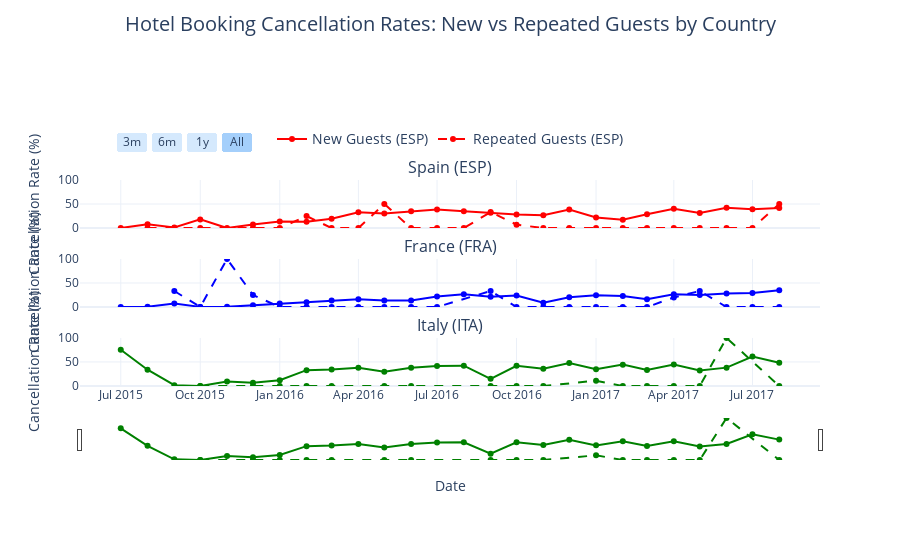

Notebook code for this chart:
### Code cell
import pandas as pd
import plotly.graph_objects as go
from plotly.subplots import make_subplots

# DATA PREP
# Create a datetime column for better plotting
bookings_df['date'] = pd.to_datetime(bookings_df['ArrivalDateYear'].astype(str) + '-' + 
                           bookings_df['ArrivalDateMonth'] + '-01')

# Function to calculate cancellation rates by country and guest type
def calculate_cancellation_by_country(df):
    # Group by country, date and repeated guest status
    result = df.groupby(['Country', 'date', 'IsRepeatedGuest']).agg({
        'IsCanceled': ['count', 'sum']
    }).reset_index()
    
    # Flatten the multi-index and rename columns
    result.columns = ['Country', 'date', 'IsRepeatedGuest', 'total_bookings', 'total_cancellations']
    
    # Calculate cancellation rate
    result['cancellation_rate'] = (result['total_cancellations'] / 
                                   result['total_bookings'] * 100)
    return result

# Calculate stats
cancellation_stats = calculate_cancellation_by_country(bookings_df)

# Create a figure with subplots - one row for each country
fig = make_subplots(
    rows=3, 
    cols=1,
    shared_xaxes=True,
    subplot_titles=("Spain (ESP)", "France (FRA)", "Italy (ITA)"),
    vertical_spacing=0.15  # Increased spacing between subplots
)

# Countries with specific colors as requested
countries = ['ESP', 'FRA', 'ITA']
country_colors = {'ESP': 'red', 'FRA': 'blue', 'ITA': 'green'}

# Add traces for each country in separate subplots
for i, country in enumerate(countries, 1):
    # Get data for new guests (IsRepeatedGuest = 0)
    new_data = cancellation_stats[
        (cancellation_stats['Country'] == country) & 
        (cancellation_stats['IsRepeatedGuest'] == 0)
    ]
    
    # Get data for repeated guests (IsRepeatedGuest = 1)
    repeated_data = cancellation_stats[
        (cancellation_stats['Country'] == country) & 
        (cancellation_stats['IsRepeatedGuest'] == 1)
    ]
    
    # Add trace for new guests - solid line
    fig.add_trace(
        go.Scatter(
            x=new_data['date'],
            y=new_data['cancellation_rate'],
            name=f'New Guests ({country})' if i == 1 else None,
            showlegend=i==1,
            mode='lines+markers',
            line=dict(color=country_colors[country], width=2, dash='solid'),  # Solid line
            marker=dict(size=6),
            hovertemplate='Date: %{x}<br>Cancellation Rate: %{y:.1f}%<extra></extra>'
        ),
        row=i, col=1
    )
    
    # Add trace for repeated guests - dashed line as requested
    fig.add_trace(
        go.Scatter(
            x=repeated_data['date'],
            y=repeated_data['cancellation_rate'],
            name=f'Repeated Guests ({country})' if i == 1 else None,
            showlegend=i==1,
            mode='lines+markers',
            line=dict(color=country_colors[country], width=2, dash='dash'),  # Dashed line 
            marker=dict(size=6),
            hovertemplate='Date: %{x}<br>Cancellation Rate: %{y:.1f}%<extra></extra>'
        ),
        row=i, col=1
    )
    
    # Update y-axis label
    fig.update_yaxes(title_text="Cancellation Rate (%)", row=i, col=1, range=[0, 100])

# Move filter buttons to more prominent position
fig.update_xaxes(
    rangeslider_visible=True,
    rangeselector=dict(
        buttons=list([
            dict(count=3, label="3m", step="month", stepmode="backward"),
            dict(count=6, label="6m", step="month", stepmode="backward"),
            dict(count=1, label="1y", step="year", stepmode="backward"),
            dict(step="all", label="All")
        ]),
        y=1.1,  # Position higher up
        x=0.05,
        bgcolor='rgba(150, 200, 250, 0.4)',  # Light blue background
        font=dict(size=12)
    ),
    row=3, col=1
)

# Update shared x-axis title
fig.update_xaxes(title_text="Date", row=3, col=1)

# Update the legend positioning in your fig.update_layout section:
fig.update_layout(
    title=dict(
        text='Hotel Booking Cancellation Rates: New vs Repeated Guests by Country',
        x=0.5,
        xanchor='center',
        y=0.97,  # Move title up
        font=dict(size=20)  # Larger title font
    ),
    hovermode='x unified',
    legend=dict(
        orientation="h",
        yanchor="bottom",
        y=1.12,  # Increased from 1.08 to move legend higher
        xanchor="center",
        x=0.5,
        font=dict(size=14),
        bgcolor='rgba(255, 255, 255, 0.8)'
    ),
    template='plotly_white',
    height=900,  # Increased height for better spacing
    margin=dict(l=80, r=80, t=180, b=100),  # Increased top margin from 150 to 180
)

# Show plot
fig.show()

fig.write_html("loyalty_plot_v2.html")

### Figure 1 — Plotly figure (JSON) as saved in the notebook; plotly's stock layout.template omitted (floating-point values rounded to 4 significant figures)
{"data": [{"hovertemplate": "Date: %{x}<br>Cancellation Rate: %{y:.1f}%<extra></extra>", "line": {"color": "red", "dash": "solid", "width": 2}, "marker": {"size": 6}, "mode": "lines+markers", "name": "New Guests (ESP)", "showlegend": true, "type": "scatter", "x": ["2015-07-01T00:00:00", "2015-08-01T00:00:00", "2015-09-01T00:00:00", "2015-10-01T00:00:00", "2015-11-01T00:00:00", "2015-12-01T00:00:00", "2016-01-01T00:00:00", "2016-02-01T00:00:00", "2016-03-01T00:00:00", "2016-04-01T00:00:00", "2016-05-01T00:00:00", "2016-06-01T00:00:00", "2016-07-01T00:00:00", "2016-08-01T00:00:00", "2016-09-01T00:00:00", "2016-10-01T00:00:00", "2016-11-01T00:00:00", "2016-12-01T00:00:00", "2017-01-01T00:00:00", "2017-02-01T00:00:00", "2017-03-01T00:00:00", "2017-04-01T00:00:00", "2017-05-01T00:00:00", "2017-06-01T00:00:00", "2017-07-01T00:00:00", "2017-08-01T00:00:00"], "xaxis": "x", "y": [0, 8.065, 1.278, 18.06, 0, 7.512, 13.41, 12.99, 19.48, 33.08, 30.48, 34.98, 38.75, 35.18, 31.8, 28.03, 26.75, 38.4, 22.22, 17.52, 28.74, 40.15, 31.22, 42.18, 39.01, 41.77], "yaxis": "y"}, {"hovertemplate": "Date: %{x}<br>Cancellation Rate: %{y:.1f}%<extra></extra>", "line": {"color": "red", "dash": "dash", "width": 2}, "marker": {"size": 6}, "mode": "lines+markers", "name": "Repeated Guests (ESP)", "showlegend": true, "type": "scatter", "x": ["2015-08-01T00:00:00", "2015-09-01T00:00:00", "2015-10-01T00:00:00", "2015-12-01T00:00:00", "2016-01-01T00:00:00", "2016-02-01T00:00:00", "2016-03-01T00:00:00", "2016-04-01T00:00:00", "2016-05-01T00:00:00", "2016-06-01T00:00:00", "2016-07-01T00:00:00", "2016-08-01T00:00:00", "2016-09-01T00:00:00", "2016-10-01T00:00:00", "2016-11-01T00:00:00", "2016-12-01T00:00:00", "2017-01-01T00:00:00", "2017-02-01T00:00:00", "2017-03-01T00:00:00", "2017-04-01T00:00:00", "2017-05-01T00:00:00", "2017-06-01T00:00:00", "2017-07-01T00:00:00", "2017-08-01T00:00:00"], "xaxis": "x", "y": [0, 0, 0, 0, 0, 25, 0, 0, 50, 0, 0, 0, 33.33, 7.143, 0, 0, 0, 0, 0, 0, 0, 0, 0, 50], "yaxis": "y"}, {"hovertemplate": "Date: %{x}<br>Cancellation Rate: %{y:.1f}%<extra></extra>", "line": {"color": "blue", "dash": "solid", "width": 2}, "marker": {"size": 6}, "mode": "lines+markers", "showlegend": false, "type": "scatter", "x": ["2015-07-01T00:00:00", "2015-08-01T00:00:00", "2015-09-01T00:00:00", "2015-10-01T00:00:00", "2015-11-01T00:00:00", "2015-12-01T00:00:00", "2016-01-01T00:00:00", "2016-02-01T00:00:00", "2016-03-01T00:00:00", "2016-04-01T00:00:00", "2016-05-01T00:00:00", "2016-06-01T00:00:00", "2016-07-01T00:00:00", "2016-08-01T00:00:00", "2016-09-01T00:00:00", "2016-10-01T00:00:00", "2016-11-01T00:00:00", "2016-12-01T00:00:00", "2017-01-01T00:00:00", "2017-02-01T00:00:00", "2017-03-01T00:00:00", "2017-04-01T00:00:00", "2017-05-01T00:00:00", "2017-06-01T00:00:00", "2017-07-01T00:00:00", "2017-08-01T00:00:00"], "xaxis": "x2", "y": [0, 0.5556, 7.417, 0.3106, 0.4386, 3.535, 7.246, 10.03, 13.75, 16.37, 13.75, 13.58, 21.88, 26.37, 21.43, 23.92, 8.75, 20.14, 24.63, 22.77, 16.07, 26.76, 24.83, 28.24, 28.96, 34.99], "yaxis": "y2"}, {"hovertemplate": "Date: %{x}<br>Cancellation Rate: %{y:.1f}%<extra></extra>", "line": {"color": "blue", "dash": "dash", "width": 2}, "marker": {"size": 6}, "mode": "lines+markers", "showlegend": false, "type": "scatter", "x": ["2015-09-01T00:00:00", "2015-10-01T00:00:00", "2015-11-01T00:00:00", "2015-12-01T00:00:00", "2016-01-01T00:00:00", "2016-02-01T00:00:00", "2016-03-01T00:00:00", "2016-04-01T00:00:00", "2016-05-01T00:00:00", "2016-06-01T00:00:00", "2016-07-01T00:00:00", "2016-09-01T00:00:00", "2016-10-01T00:00:00", "2016-11-01T00:00:00", "2016-12-01T00:00:00", "2017-01-01T00:00:00", "2017-02-01T00:00:00", "2017-03-01T00:00:00", "2017-04-01T00:00:00", "2017-05-01T00:00:00", "2017-06-01T00:00:00", "2017-07-01T00:00:00", "2017-08-01T00:00:00"], "xaxis": "x2", "y": [33.33, 0, 100, 25, 0, 0, 0, 0, 0, 0, 0, 33.33, 0, 0, 0, 0, 0, 0, 20, 33.33, 0, 0, 0], "yaxis": "y2"}, {"hovertemplate": "Date: %{x}<br>Cancellation Rate: %{y:.1f}%<extra></extra>", "line": {"color": "green", "dash": "solid", "width": 2}, "marker": {"size": 6}, "mode": "lines+markers", "showlegend": false, "type": "scatter", "x": ["2015-07-01T00:00:00", "2015-08-01T00:00:00", "2015-09-01T00:00:00", "2015-10-01T00:00:00", "2015-11-01T00:00:00", "2015-12-01T00:00:00", "2016-01-01T00:00:00", "2016-02-01T00:00:00", "2016-03-01T00:00:00", "2016-04-01T00:00:00", "2016-05-01T00:00:00", "2016-06-01T00:00:00", "2016-07-01T00:00:00", "2016-08-01T00:00:00", "2016-09-01T00:00:00", "2016-10-01T00:00:00", "2016-11-01T00:00:00", "2016-12-01T00:00:00", "2017-01-01T00:00:00", "2017-02-01T00:00:00", "2017-03-01T00:00:00", "2017-04-01T00:00:00", "2017-05-01T00:00:00", "2017-06-01T00:00:00", "2017-07-01T00:00:00", "2017-08-01T00:00:00"], "xaxis": "x3", "y": [75.38, 33.84, 1.695, 0, 9.375, 6.667, 12.09, 32.94, 34.48, 38.02, 29.5, 38.04, 41.54, 42.31, 14.85, 42, 35.98, 47.93, 34.83, 44.44, 33.12, 44.88, 32.43, 38.18, 61.22, 48.51], "yaxis": "y3"}, {"hovertemplate": "Date: %{x}<br>Cancellation Rate: %{y:.1f}%<extra></extra>", "line": {"color": "green", "dash": "dash", "width": 2}, "marker": {"size": 6}, "mode": "lines+markers", "showlegend": false, "type": "scatter", "x": ["2015-10-01T00:00:00", "2015-12-01T00:00:00", "2016-01-01T00:00:00", "2016-02-01T00:00:00", "2016-03-01T00:00:00", "2016-05-01T00:00:00", "2016-06-01T00:00:00", "2016-09-01T00:00:00", "2016-10-01T00:00:00", "2016-11-01T00:00:00", "2017-01-01T00:00:00", "2017-02-01T00:00:00", "2017-03-01T00:00:00", "2017-04-01T00:00:00", "2017-05-01T00:00:00", "2017-06-01T00:00:00", "2017-08-01T00:00:00"], "xaxis": "x3", "y": [0, 0, 0, 0, 0, 0, 0, 0, 0, 0, 11.11, 0, 0, 0, 0, 100, 0], "yaxis": "y3"}], "layout": {"annotations": [{"font": {"size": 16}, "showarrow": false, "text": "Spain (ESP)", "x": 0.5, "xanchor": "center", "xref": "paper", "y": 1.0, "yanchor": "bottom", "yref": "paper"}, {"font": {"size": 16}, "showarrow": false, "text": "France (FRA)", "x": 0.5, "xanchor": "center", "xref": "paper", "y": 0.6167, "yanchor": "bottom", "yref": "paper"}, {"font": {"size": 16}, "showarrow": false, "text": "Italy (ITA)", "x": 0.5, "xanchor": "center", "xref": "paper", "y": 0.2333, "yanchor": "bottom", "yref": "paper"}], "autosize": true, "hovermode": "x unified", "legend": {"bgcolor": "rgba(255, 255, 255, 0.8)", "font": {"size": 14}, "orientation": "h", "x": 0.5, "xanchor": "center", "y": 1.12, "yanchor": "bottom"}, "margin": {"b": 100, "l": 80, "r": 80, "t": 180}, "title": {"font": {"size": 20}, "text": "Hotel Booking Cancellation Rates: New vs Repeated Guests by Country", "x": 0.5, "xanchor": "center", "y": 0.97}, "xaxis": {"anchor": "y", "autorange": true, "domain": [0, 1], "matches": "x3", "range": ["2015-05-17 13:15:39.193", "2017-09-14 10:44:20.807"], "showticklabels": false, "type": "date"}, "xaxis2": {"anchor": "y2", "autorange": true, "domain": [0, 1], "matches": "x3", "range": ["2015-05-17 13:15:39.193", "2017-09-14 10:44:20.807"], "showticklabels": false, "type": "date"}, "xaxis3": {"anchor": "y3", "autorange": true, "domain": [0, 1], "range": ["2015-05-17 13:15:39.193", "2017-09-14 10:44:20.807"], "rangeselector": {"bgcolor": "rgba(150, 200, 250, 0.4)", "buttons": [{"count": 3, "label": "3m", "step": "month", "stepmode": "backward"}, {"count": 6, "label": "6m", "step": "month", "stepmode": "backward"}, {"count": 1, "label": "1y", "step": "year", "stepmode": "backward"}, {"label": "All", "step": "all"}], "font": {"size": 12}, "x": 0.05, "y": 1.1}, "rangeslider": {"autorange": true, "range": ["2015-05-17 13:15:39.193", "2017-09-14 10:44:20.807"], "visible": true, "yaxis3": {"_template": null, "rangemode": "match"}}, "title": {"text": "Date"}, "type": "date"}, "yaxis": {"anchor": "x", "domain": [0.7667, 1.0], "range": [0, 100], "title": {"text": "Cancellation Rate (%)"}, "type": "linear"}, "yaxis2": {"anchor": "x2", "domain": [0.3833, 0.6167], "range": [0, 100], "title": {"text": "Cancellation Rate (%)"}, "type": "linear"}, "yaxis3": {"anchor": "x3", "domain": [0, 0.2333], "range": [0, 100], "title": {"text": "Cancellation Rate (%)"}, "type": "linear"}}}
